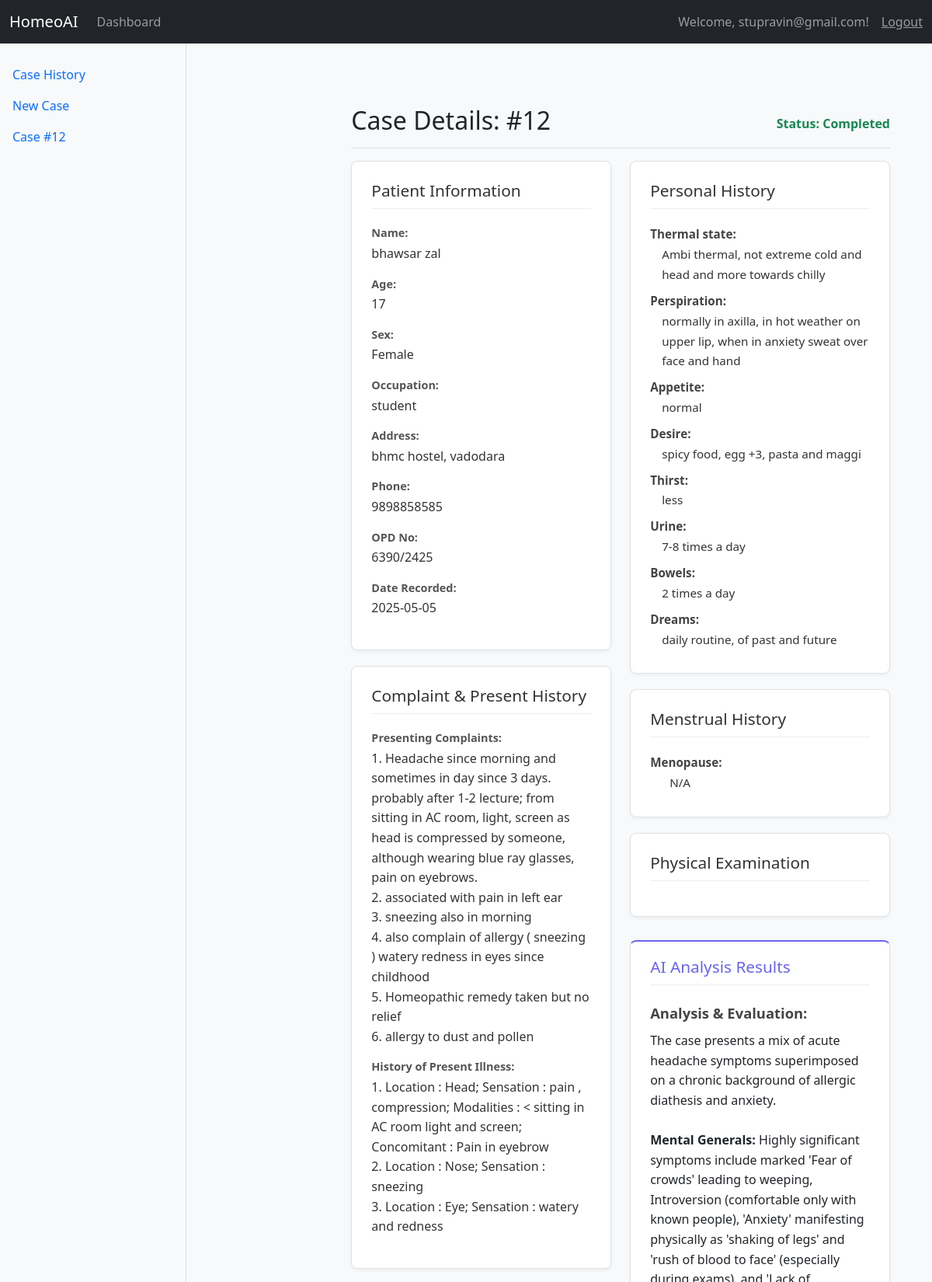
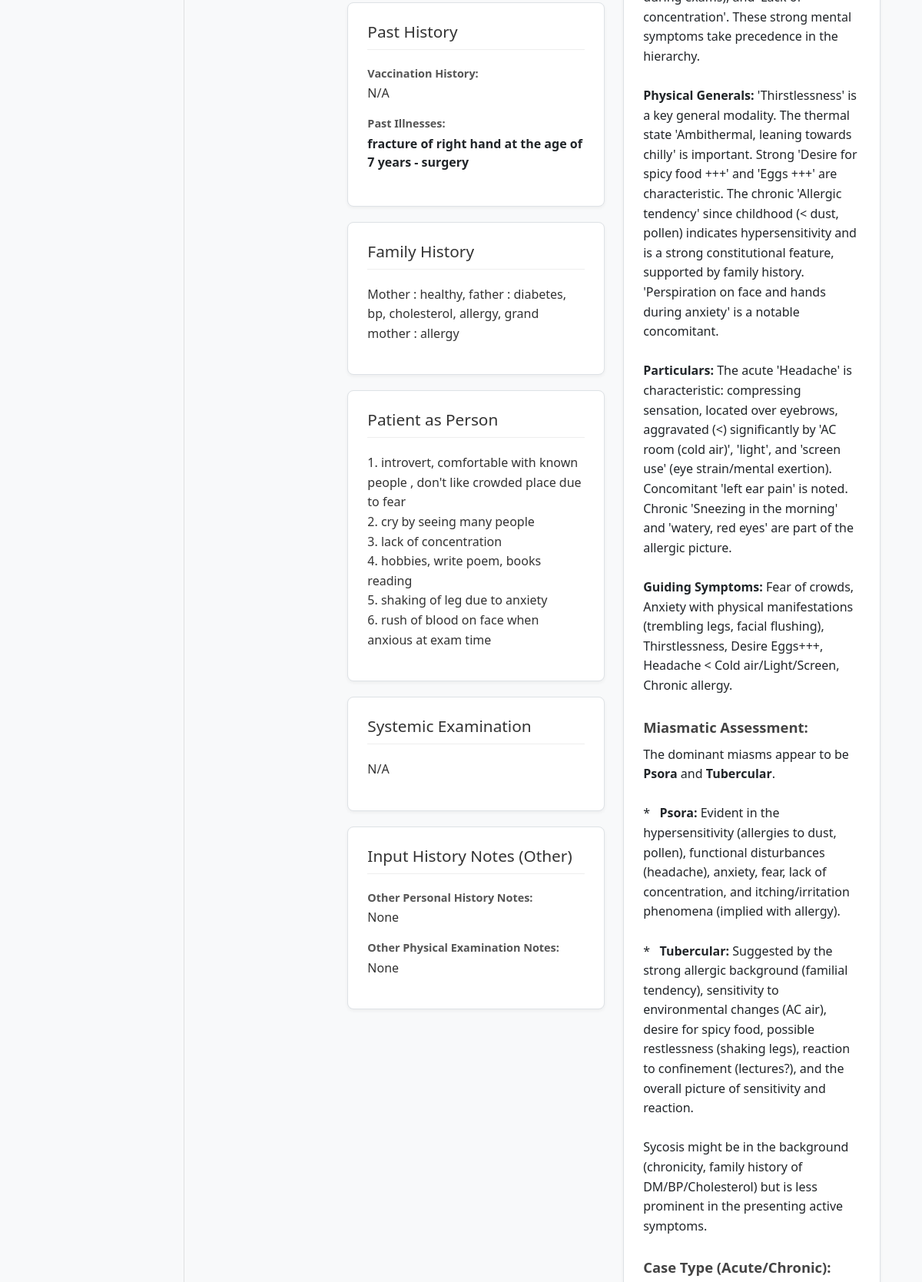
The app's page /case/12/ (signed in, upper part) with its own data (2 pictures, top to bottom).
### core/models.py (models this page shows, shortened)
class Case(models.Model):
    user = models.ForeignKey(settings.AUTH_USER_MODEL, on_delete=models.CASCADE, related_name='cases')
    created_at = models.DateTimeField(auto_now_add=True)
    updated_at = models.DateTimeField(auto_now=True)
    date = models.DateField(default=timezone.now, blank=True, null=True) # Made optional
    opd_no = models.CharField(max_length=50, blank=True, null=True)
    patient_name = models.CharField(max_length=200) # Required
    patient_age = models.CharField(max_length=20, blank=True, null=True)
    patient_sex = models.CharField(max_length=10, choices=[('Male', 'Male'), ('Female', 'Female'), ('Other', 'Other')], blank=True, null=True)
    patient_occupation = models.CharField(max_length=100, blank=True, null=True)
    patient_address = models.TextField(blank=True, null=True)
    patient_phone = models.CharField(max_length=20, blank=True, null=True)
    presenting_complaints = models.TextField() # Required
    history_of_present_illness = models.TextField(blank=True, null=True)
    past_history_vaccination = models.TextField(blank=True, null=True) # Corresponds to past_history.vaccination
    family_history = models.TextField(blank=True, null=True)
    personal_history = models.JSONField(blank=True, null=True, default=dict)
    menstrual_history = models.JSONField(blank=True, null=True, default=dict)
    physical_examination = models.JSONField(blank=True, null=True, default=dict)
    patient_as_person = models.TextField(blank=True, null=True)
    systemic_examination = models.TextField(blank=True, null=True)
    result_file_path = models.CharField(max_length=512, blank=True, null=True) # Store relative path?
    STATUS_CHOICES = [
        ('PENDING', 'Pending Analysis'),
        ('PROCESSING', 'Processing'),
        ('COMPLETED', 'Completed'),
        ('ERROR', 'Error'),
    ]
    status = models.CharField(max_length=20, choices=STATUS_CHOICES, default='PENDING')
    class Meta:
        ordering = ['-created_at']

class PastIllness(models.Model):
    case = models.ForeignKey(Case, on_delete=models.CASCADE, related_name='past_illnesses')
    disease = models.CharField(max_length=200, blank=True, null=True)
    approximate_age = models.CharField(max_length=50, blank=True, null=True)
    duration = models.CharField(max_length=100, blank=True, null=True)
    treatment = models.TextField(blank=True, null=True)
    completely_recovered = models.CharField(max_length=50, blank=True, null=True)
    class Meta:
        verbose_name_plural = "Past Illnesses"

### core/views.py (the view)
@login_required
def case_detail_view(request, case_id):
    case = get_object_or_404(Case.objects.prefetch_related('past_illnesses'), id=case_id, user=request.user)
    results_data = None
    error_message = None
    case_type_value = None # Initialize variable for case type
    if case.status == 'COMPLETED' and case.result_file_path:
        full_path = os.path.join(settings.CASE_RESULTS_DIR, case.result_file_path)
        if os.path.exists(full_path):
            try:
                with open(full_path, 'r', encoding='utf-8') as f:
                    file_content = f.read()
                results_data = json.loads(file_content)
                if results_data:
                    case_type_value = results_data.get("case_type(Acute/Chronic)")
            except json.JSONDecodeError:
                error_message = "Error: The result file contains invalid JSON."
                print(f"JSONDecodeError for file: {full_path}")
            except Exception as e:
                error_message = f"Error reading result file: {e}"
                print(f"Error reading file {full_path}: {e}")
        else:
            error_message = f"Error: Result file not found ({case.result_file_path}), although case is marked completed."
            print(f"Result file not found: {full_path}")
    elif case.status == 'ERROR':
         error_message = "An error occurred during the analysis process."
    elif case.status == 'PROCESSING' or case.status == 'PENDING':
         error_message = "Analysis is still in progress. Please check back later."
    context = {
        'case': case,
        'results_data': results_data,
        'error_message': error_message,
        'case_type_value': case_type_value, # Pass the extracted value to the template
    }
    return render(request, 'case_detail.html', context)

### core/templatetags/json_filters.py (called while the page is built)
@register.filter(is_safe=True, name='apply_formatting')
def apply_formatting(value):
    if not isinstance(value, str):
        value = str(value)
    value = escape(value)
    value = re.sub(r'\*\*(.*?)\*\*', r'<strong>\1</strong>', value)
    value = value.replace('\n', '<br>\n')
    return mark_safe(value)

@register.filter(name='is_dict')
def is_dict(value):
    return isinstance(value, dict)

@register.filter(name='replace_str')
def replace_str(value, args):
    if isinstance(value, str) and isinstance(args, str):
        try:
            old, new = args.split(',')
            return value.replace(old, new)
        except ValueError:
            return value # Return original value if args format is wrong
    return value # Return original value if not a string or args format is wrong

### templates/case_detail.html (shortened to what this page needs)
{% extends 'base_generic.html' %}
{% load static %}
{% load json_filters %}
{% block head_extra %}
<link rel="stylesheet" href="https://cdn.jsdelivr.net/npm/bootstrap@5.1.3/dist/css/bootstrap.min.css">
{% endblock %}
{% block content %}
<div class="container-fluid">
  <div class="row">
     <nav id="sidebarMenu" class="col-md-3 col-lg-2 d-md-block sidebar collapse">
        <div class="position-sticky pt-3 sidebar-sticky">
            <ul class="nav flex-column">
                <li class="nav-item"> <a class="nav-link" href="{% url 'core:dashboard' %}"> Case History</a></li>
                <li class="nav-item"> <a class="nav-link" href="{% url 'core:new_case' %}"> New Case</a></li>
                <li class="nav-item"> <span class="nav-link active" aria-current="page"> Case #{{ case.id }}</span></li>
            </ul>
        </div>
     </nav>
     <main class="col-md-9 ms-sm-auto col-lg-10 px-md-4">
        <div class="d-flex justify-content-between flex-wrap flex-md-nowrap align-items-center pt-3 pb-2 mb-3 border-bottom">
            <h1 class="h2">Case Details: #{{ case.id }}</h1>
            <span class="status-display status-{{ case.status }}">Status: {{ case.get_status_display }}</span>
        </div>
        <div class="row">
            <div class="col-lg-6 detail-col-left">
                <div class="detail-card">
                    <h3>Patient Information</h3>
                    <span class="detail-label">Name:</span> <p class="detail-value">{{ case.patient_name|default:"N/A" }}</p>
                    <span class="detail-label">Age:</span> <p class="detail-value">{{ case.patient_age|default:"N/A" }}</p>
                    <span class="detail-label">Sex:</span> <p class="detail-value">{{ case.patient_sex|default:"N/A" }}</p>
                    <span class="detail-label">Occupation:</span> <p class="detail-value">{{ case.patient_occupation|default:"N/A" }}</p>
                    <span class="detail-label">Address:</span> <p class="detail-value">{{ case.patient_address|default:"N/A" }}</p>
                    <span class="detail-label">Phone:</span> <p class="detail-value">{{ case.patient_phone|default:"N/A" }}</p>
                    <span class="detail-label">OPD No:</span> <p class="detail-value">{{ case.opd_no|default:"N/A" }}</p>
                    <span class="detail-label">Date Recorded:</span> <p class="detail-value">{{ case.date|date:"Y-m-d"|default:"N/A" }}</p>
                </div>
                <div class="detail-card">
                    <h3>Complaint & Present History</h3>
                    <span class="detail-label">Presenting Complaints:</span> <p class="detail-value">{{ case.presenting_complaints|default:"N/A" }}</p>
                    <span class="detail-label">History of Present Illness:</span> <p class="detail-value">{{ case.history_of_present_illness|default:"N/A" }}</p>
                 </div>
                <div class="detail-card">
                    <h3>Past History</h3>
                    <span class="detail-label">Vaccination History:</span>
                    <p class="detail-value">{{ case.past_history_vaccination|default:"N/A" }}</p>
                    <span class="detail-label">Past Illnesses:</span>
                    {% for illness in case.past_illnesses.all %}
                        <div class="illness-item">
                            <strong>{{ illness.disease|default:"Unnamed Illness" }}</strong>
                        </div>
                    {% empty %}
                        <p class="detail-value">No past illnesses recorded.</p>
                    {% endfor %}
                </div>
                <div class="detail-card">
                     <h3>Family History</h3>
                     <p class="detail-value">{{ case.family_history|default:"N/A" }}</p>
                </div>
                 <div class="detail-card">
                     <h3>Patient as Person</h3>
                     <p class="detail-value">{{ case.patient_as_person|default:"N/A" }}</p>
                 </div>
                 <div class="detail-card">
                     <h3>Systemic Examination</h3>
                     <p class="detail-value">{{ case.systemic_examination|default:"N/A" }}</p>
                 </div>
                 <div class="detail-card">
                    <h3>Input History Notes (Other)</h3>
                    <span class="detail-label">Other Personal History Notes:</span>
                    <p class="detail-value">{{ case.personal_history.other|default:"None" }}</p>
                     <span class="detail-label" style="margin-top: 15px;">Other Physical Examination Notes:</span>
                    <p class="detail-value">{{ case.physical_examination.other|default:"None" }}</p>
                </div>
            </div>
            <div class="col-lg-6 detail-col-right">
                <div class="detail-card">
                    <h3>Personal History</h3>
                    <div class="json-data-display">
                        {% for key, value in case.personal_history.items %}
                           {% if value %}
                           <span class="key">{{ key|capfirst|replace_str:"_, " }}:</span>
                           <span class="value">{{ value }}</span>
                           {% endif %}
                        {% empty %}
                           <p class="text-muted">No personal history details recorded.</p>
                        {% endfor %}
                    </div>
                </div>
                 <div class="detail-card">
                    <h3>Menstrual History</h3>
                    <div class="json-data-display">
                        {% for key, value in case.menstrual_history.items %}
                           {% if key == 'menopause' and value|is_dict %}
                               <span class="key">Menopause:</span>
                               {% if value.age or value.complaints %}
                                   <span class="value" style="margin-left: 25px;"><span class="key" style="display: inline;">Age:</span> {{ value.age|default:"N/A" }}</span>
                                   <span class="value" style="margin-left: 25px;"><span class="key" style="display: inline;">Complaints:</span> {{ value.complaints|default:"N/A" }}</span>
                               {% else %}
                                    <span class="value" style="margin-left: 25px;">N/A</span>
                               {% endif %}
                           {% elif value %}
                               <span class="key">{{ key|capfirst|replace_str:"_, " }}:</span>
                               <span class="value">{{ value }}</span>
                           {% endif %}
                        {% empty %}
                           <p class="text-muted">No menstrual history details recorded.</p>
                        {% endfor %}
                    </div>
                </div>
                 <div class="detail-card">
                    <h3>Physical Examination</h3>
                </div>
                {% if results_data %}
                <div class="detail-card results-section">
                    <h3 style="color: #6a64f1;">AI Analysis Results</h3>
                    {% with analysis=results_data.analysis_and_evaluation_of_symptoms %}
                        {% if analysis %}<div class="result-block"><h4>Analysis & Evaluation:</h4><p>{{ analysis|apply_formatting }}</p></div>{% endif %}
                    {% endwith %}
                     {% with miasm=results_data.miasmatic_assessment %}
                        {% if miasm %}<div class="result-block"><h4>Miasmatic Assessment:</h4><p>{{ miasm|apply_formatting }}</p></div>{% endif %}
                     {% endwith %}
                     {% if case_type_value %}<div class="result-block"><h4>Case Type (Acute/Chronic):</h4><p>{{ case_type_value|apply_formatting }}</p></div>{% endif %}
                </div>
                {% elif not error_message %}
                     <div class="alert alert-secondary" role="alert"> No analysis results found. Status: {{ case.get_status_display }}. </div>
                {% endif %}
            </div>
        </div>
     </main>
   </div>
</div>
{% endblock %}

### templates/base_generic.html (shortened to what this page needs)
{% load static %}
<!DOCTYPE html>
<html lang="en">
<head>
     {% block head_extra %}{% endblock %}
</head>
<body>
    <nav class="navbar navbar-expand-md navbar-dark bg-dark fixed-top">
      <div class="container-fluid">
        <a class="navbar-brand" href="{% url 'core:home' %}">HomeoAI</a>
         <div class="collapse navbar-collapse" id="navbarCollapse">
           <ul class="navbar-nav me-auto mb-2 mb-md-0">
               <li class="nav-item"><a class="nav-link" href="{% url 'core:dashboard' %}">Dashboard</a></li>
           </ul>
           {% if user.is_authenticated %}
             <span class="navbar-text me-3">Welcome, {{ user.username }}!</span>
             <form action="{% url 'auth_app:logout' %}" method="post" class="logout-form">
                 <button type="submit" class="logout-button">Logout</button>
             </form>
           {% endif %}
         </div>
      </div>
    </nav>
    <main role="main">
        {% block content %}{% endblock %}
    </main>
</body>
</html>

### templates/case_detail.html (style rules this page uses)
body { padding-top: 70px; background-color: #f8f9fa; }
.sidebar { position: fixed; top: 0; bottom: 0; left: 0; z-index: 1000; padding: 60px 0 0; box-shadow: inset -1px 0 0 rgba(0, 0, 0, .1); width: 240px; background-color: #f8f9fa; transition: transform 0.3s ease-in-out; }
.sidebar-sticky { height: calc(100vh - 60px); padding-top: .5rem; overflow-x: hidden; overflow-y: auto; }
main { padding: 30px; transition: margin-left 0.3s ease-in-out; margin-left: 250px; }
.detail-card { background-color: #fff; border: 1px solid #dee2e6; border-radius: 8px; padding: 25px; margin-bottom: 20px; box-shadow: 0 2px 4px rgba(0,0,0,0.05); }
.detail-card h3 { font-size: 1.3em; color: #333; border-bottom: 1px solid #eee; padding-bottom: 10px; margin-bottom: 20px; }
.detail-label { font-weight: 600; color: #555; display: block; margin-bottom: 3px; font-size: 0.9em; }
.detail-value { color: #333; margin-bottom: 15px; white-space: pre-wrap; line-height: 1.6; }
.json-data-display { font-size: 0.95em; line-height: 1.7; }
.json-data-display .key { font-weight: 600; color: #444; display: block; margin-top: 8px; }
.json-data-display .value { margin-left: 15px; display: block; margin-bottom: 5px; color: #333; }
.illness-item { border-bottom: 1px dotted #ccc; padding-bottom: 10px; margin-bottom: 10px; }
.illness-item:last-child { border-bottom: none; }
.results-section { border-top: 2px solid #6a64f1; padding-top: 20px; margin-top: 30px; }
.results-section h4 { font-size: 1.15em; font-weight: 600; margin-top: 25px; margin-bottom: 12px; color: #444; }
.results-section p, .results-section li { white-space: pre-wrap; line-height: 1.6; }
.result-block { margin-bottom: 30px; }
.status-display { font-weight: bold; }
.status-COMPLETED { color: #198754; }

### templates/base_generic.html (style rules this page uses)
body { padding-top: 60px; }
.logout-form { display: inline; }
.logout-button { background: none!important; border: none; padding: 0!important; color: rgba(255,255,255,.55); text-decoration: underline; cursor: pointer; font: inherit; }

### records on screen
Case: id "12", status "Completed", patient_name "bhawsar zal", patient_age "17", patient_sex "Female", patient_occupation "student", patient_address "bhmc hostel, vadodara", patient_phone "9898858585", opd_no "6390/2425", date "2025-05-05", presenting_complaints "1. Headache since morning and sometimes in day since 3 days. probably after 1-2 lecture; from sitting in AC room, light, screen as head is compressed by someone, although wearing blue ray glasses, pain on eyebrows. 2. associated with pain in left ear 3. sneezing also in morning 4. also complain of allergy ( sneezing ) watery redness in eyes since childhood 5. Homeopathic remedy taken but no relief 6. allergy to dust and pollen", history_of_present_illness "1. Location : Head; Sensation : pain , compression; Modalities : < sitting in AC room light and screen; Concomitant : Pain in eyebrow 2. Location : Nose; Sensation : sneezing 3. Location : Eye; Sensation : watery and redness", past_history_vaccination "N/A", family_history "Mother : healthy, father : diabetes, bp, cholesterol, allergy, grand mother : allergy", patient_as_person "1. introvert, comfortable with known people , don't like crowded place due to fear 2. cry by seeing many people 3. lack of concentration 4. hobbies, write poem, books reading 5. shaking of leg due to anxiety 6. rush of blood on face when anxious at exam time", systemic_examination "N/A", personal_history.other "None", physical_examination.other "None"
PastIllness: disease "fracture of right hand at the age of 7 years - surgery"

### other values on screen
{{ user.username }} "stupravin@gmail.com"
{{ key|capfirst|replace_str:"_, " }} "Thermal state" "Perspiration" "Appetite" "Desire" "Thirst" "Urine" "Bowels" "Dreams"
{{ value }} "Ambi thermal, not extreme cold and head and more towards chilly" "normally in axilla, in hot weather on upper lip, when in anxiety sweat over face and hand" "normal" "spicy food, egg +3, pasta and maggi" "less" "7-8 times a day" "2 times a day" "daily routine, of past and future"
